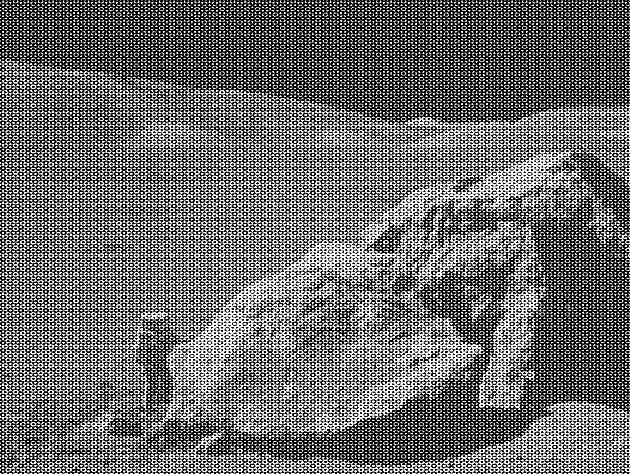
#> input picture moonlanding.png, 630 x 474 px
$ jupyter execute --allow-errors ImageDenoising.ipynb   (shell and % lines are left out)   (Python 2 division)
#> lines starting #> are read from the running program, lines starting #| are printed output that depends on the picture; long printed decimals are rounded
# Simple image denoising example using 2-dimensional FFT

這個notebook是在簡單介紹以二維 Fourier Transform 作影像去雜訊。主要是將 [Exercise-FourierImageDenoiseSolution.ipynb](http://nbviewer.ipython.org/github/profjsb/python-bootcamp/blob/master/Lectures/05_NumpyMatplotlib/Exercise-FourierImageDenoiseSolution.ipynb) 修改得到。詳細問題說明可以參考 [Simple image denoising example using 2-dimensional FFT](
http://nbviewer.ipython.org/github/profjsb/python-bootcamp/blob/master/Lectures/05_NumpyMatplotlib/Exercise-FourierImageDenoise.ipynb)

[cell 1]
%pylab inline

import sys
import numpy as np
from matplotlib import pyplot as plt

底下的函數作用是畫出spectrum，為了讓圖片好看，函數放大了spectrum的值，但由於變化非常劇烈，所以等比例放大會造成部份值過大，所以函數直接設了一個上限

[cell 2]
def plot_spectrum(F, amplify=1000, ax=None):
    """Normalise, amplify and plot an amplitude spectrum."""

    # Note: the problem here is that we have a spectrum whose histogram is
    # *very* sharply peaked at small values.  To get a meaningful display, a
    # simple strategy to improve the display quality consists of simply
    # amplifying the values in the array and then clipping.

    # Compute the magnitude of the input F (call it mag).  Then, rescale mag by
    # amplify/maximum_of_mag.
    mag = abs(F)
    mag *= amplify/mag.max()

    # Next, clip all values larger than one to one.
    mag[mag > 1] = 1

    if ax is None: ax = plt.gca()
    ax.imshow(mag, plt.cm.Blues)

Read in original image, convert to floating point for further
manipulation; imread returns a MxNx4 RGBA image.  Since the image is
grayscale, just extract the 1st channel

**Hints:**

* use plt.imread() to load the file
* convert to a float array with the .astype() method
* extract all rows, all columns, 0-th plane to get the first
   channel
* the resulting array should have 2 dimensions only

注意讀取圖片的方式(plt.imread)，同時將資料轉換為float處理

[cell 3]
fname = 'moonlanding.png'
im = plt.imread(fname).astype(float)
#> im: shape (474, 630) float64; min 0, max 1, mean 0.424
print "Image shape: %s" % str(im.shape)
#| Image shape: (474, 630)

Compute the 2d FFT of the input image
Hint: Look for a 2-d FFT in np.fft.
Note: call this variable 'F', which is the name we'll be using below.
In the lines following, we'll make a copy of the original spectrum and
truncate coefficients.

底下先以numpy的二維FFT(numpy.fft.fft2)處理剛剛讀取的資料(im)。由於的特性，所以程式直接將高頻區設成0(注意頻譜是對稱的)。

[cell 4]
F = np.fft.fft2(im)

# Define the fraction of coefficients (in each direction) we keep
keep_fraction = 0.1

# Call ff a copy of the original transform.  Numpy arrays have a copy
# method for this purpose.
ff = F.copy()

# Set r and c to be the number of rows and columns of the array.
r,c = ff.shape
#> r = 474; c = 630

# Set to zero all rows with indices between r*keep_fraction and
# r*(1-keep_fraction):
#> (the rest of this cell did not finish here and is left out)

Reconstruct the denoised image from the filtered spectrum, keep only the
real part for display.
Hint: There's an inverse 2d fft in the np.fft module as well (don't
forget that you only want the real part).
Call the result im_new and plot the results

在去雜訊後，底下的程式以numpy的ifft2轉換回圖片資料

[cell 5]
im_new = np.fft.ifft2(ff).real

fig, ax = plt.subplots(2, 2, figsize=(10,7))

ax[0,0].set_title('Original image')
ax[0,0].imshow(im, plt.cm.gray)

ax[0,1].set_title('Fourier transform')
plot_spectrum(F, ax=ax[0,1])
#> in plot_spectrum, `mag[mag > 1] = 1`:
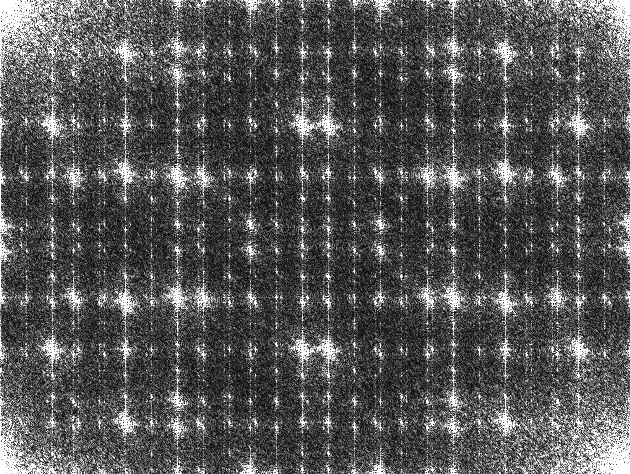
#> mag: shape (474, 630) float64; min 0.000712, max 1, mean 0.34

ax[1,1].set_title('Filtered Spectrum')
plot_spectrum(ff, ax=ax[1,1])

ax[1,0].set_title('Reconstructed Image')
ax[1,0].imshow(im_new, plt.cm.gray);
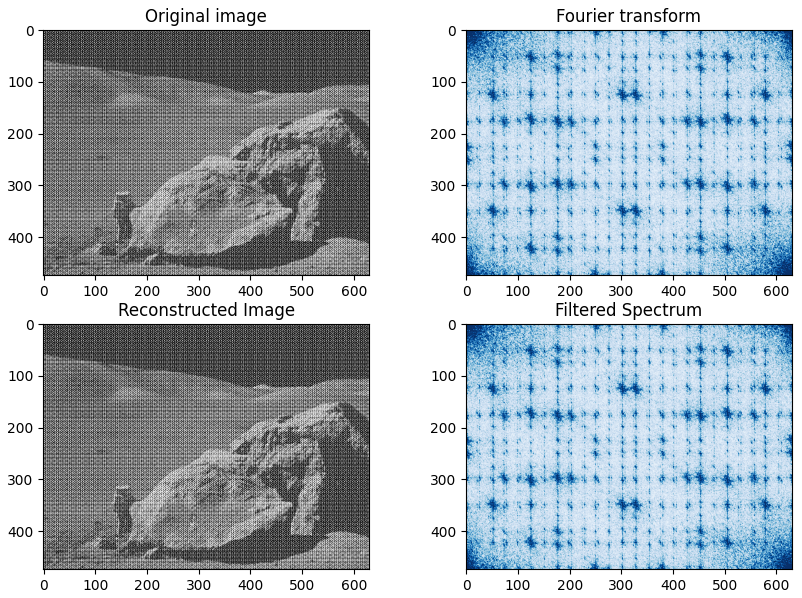
#> figure drawn by matplotlib, 4 panels

底下的程式是將小於某定值的頻率設成0，不過可以發現效果不佳XD

[cell 6]
F = np.fft.fft2(im)

# Define the fraction of coefficients (in each direction) we keep
keep_fraction = 0.1

# Call ff a copy of the original transform.  Numpy arrays have a copy
# method for this purpose.
ff2 = F.copy()

# Set r and c to be the number of rows and columns of the array.
r,c = ff2.shape

maxval = abs(ff2).max()
#> maxval = 126598.5
print maxval
#| 126598.456
threshold = 0.001

for i in range(0,r):
    for j in range(0,c):
        if abs(ff2[i,j]) < threshold * maxval:
            ff2[i,j]=0

[cell 7]
im2_new = np.fft.ifft2(ff2).real
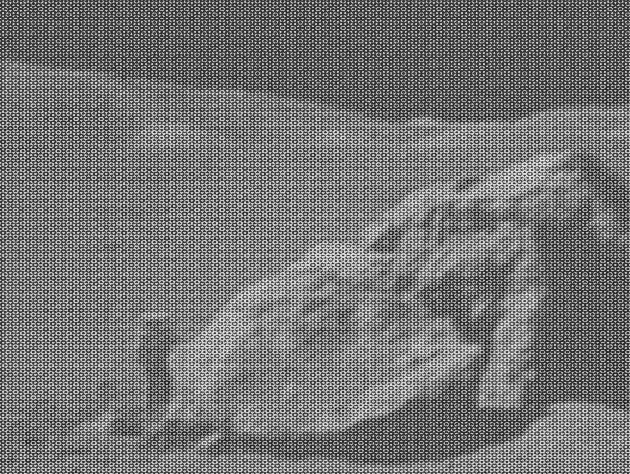
#> im2_new: shape (474, 630) float64; min -0.371, max 1.36, mean 0.424; drawn with min black and max white

fig, ax = plt.subplots(3, 2, figsize=(10,11))


ax[0,1].set_title('1st Filtered Spectrum')
plot_spectrum(ff, ax=ax[0,1])

ax[0,0].set_title('1st Reconstructed Image')
ax[0,0].imshow(im_new, plt.cm.gray);


ax[1,1].set_title('2nd Filtered Spectrum')
plot_spectrum(ff2, ax=ax[1,1])
#> call 4 of plot_spectrum, with F = array of shape (474, 630), amplify = 1000
#> in plot_spectrum (call 4), `mag *= amplify/mag.max()`: mag: shape (474, 630) float64; min 0, max 1000, mean 0.1
#> in plot_spectrum (call 4), `mag[mag > 1] = 1`:
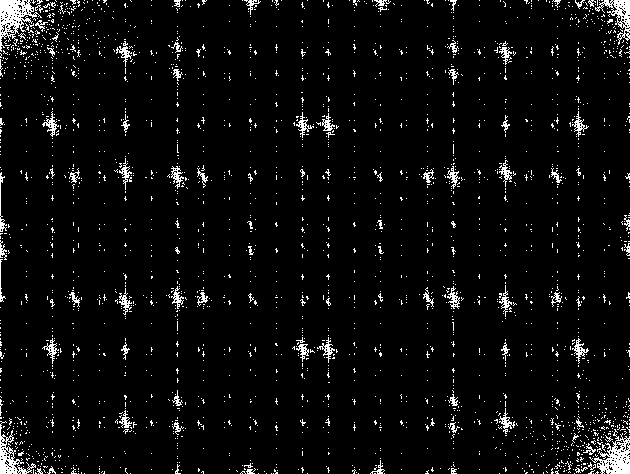
#> mag: shape (474, 630) float64; values 0 (black) and 1 (white), 4.6% white in thin lines or dots

ax[1,0].set_title('2nd Reconstructed Image')
ax[1,0].imshow(im2_new, plt.cm.gray);

ax[2,0].set_title('Original image')
ax[2,0].imshow(im, plt.cm.gray)

ax[2,1].set_title('Fourier transform')
plot_spectrum(F, ax=ax[2,1])

$ run again, with dessert.png copied over moonlanding.png
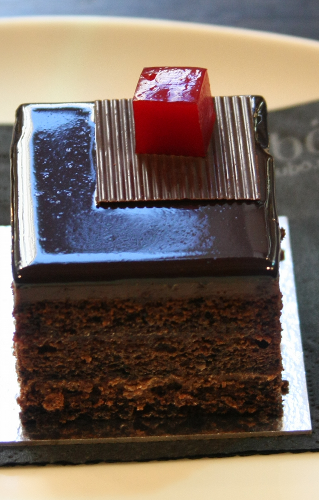
#> input picture dessert.png, 319 x 500 px
#| Image shape: (500, 319, 3)
#> in plot_spectrum, `mag[mag > 1] = 1`:
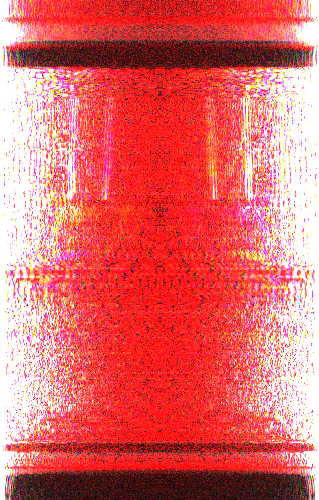
#> mag: shape (500, 319, 3) float64; mean of channels 0, 1, 2 0.894, 0.411, 0.411; drawn as R, G, B
#> `[cell 5] im_new = np.fft.ifft2(ff).real  fig, ax = plt.subplots(2, 2, ..`:
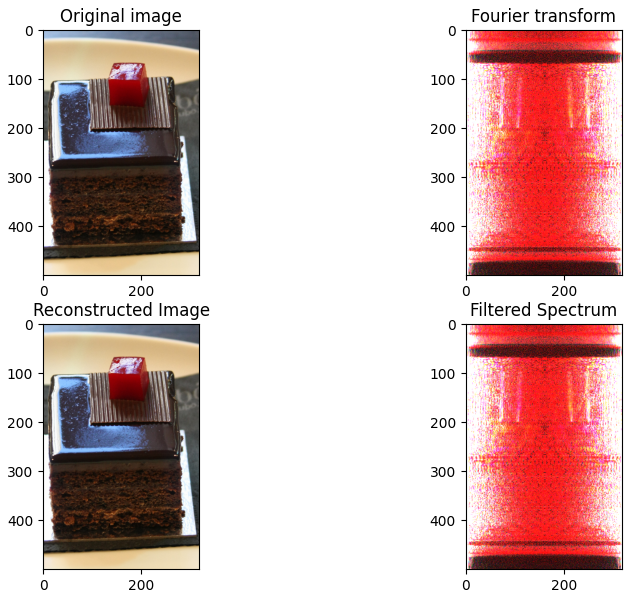
#> figure drawn by matplotlib, 4 panels
